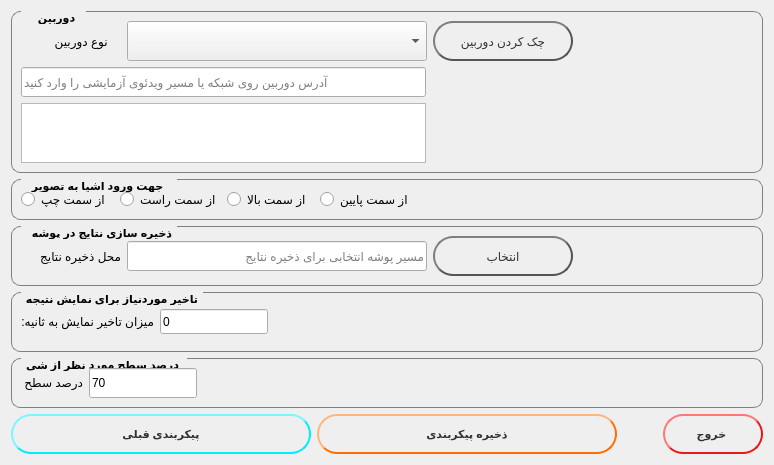
          <widget class="QWidget" name="page_3">
           <layout class="QVBoxLayout" name="verticalLayout_9">
            <item>
             <widget class="QGroupBox" name="groupBox_3">
              <property name="font">
               <font>
                <pointsize>8</pointsize>
                <weight>75</weight>
                <bold>true</bold>
               </font>
              </property>
              <property name="styleSheet">
               <string notr="true">QGroupBox {
    border: 1px solid gray;
    border-radius: 9px;
    margin-top: 0.5em;
}

QGroupBox::title {
    subcontrol-origin: margin;
    left:10px;
    padding: 0 3px 0 3px;
}</string>
              </property>
              <property name="title">
               <string>    دوربین  </string>
              </property>
              <property name="alignment">
               <set>Qt::AlignLeading|Qt::AlignLeft|Qt::AlignVCenter</set>
              </property>
              <layout class="QVBoxLayout" name="verticalLayout_6">
               <item>
                <layout class="QVBoxLayout" name="verticalLayout_5">
                 <item>
                  <layout class="QHBoxLayout" name="horizontalLayout_3">
                   <item>
                    <widget class="QLabel" name="label_4">
                     <property name="sizePolicy">
                      <sizepolicy hsizetype="Fixed" vsizetype="Fixed">
                       <horstretch>0</horstretch>
                       <verstretch>0</verstretch>
                      </sizepolicy>
                     </property>
                     <property name="minimumSize">
                      <size>
                       <width>100</width>
                       <height>30</height>
                      </size>
                     </property>
                     <property name="text">
                      <string>    نوع دوربین </string>
                     </property>
                    </widget>
                   </item>
                   <item>
                    <widget class="QComboBox" name="comboBox">
                     <property name="sizePolicy">
                      <sizepolicy hsizetype="Fixed" vsizetype="Fixed">
                       <horstretch>0</horstretch>
                       <verstretch>0</verstretch>
                      </sizepolicy>
                     </property>
                     <property name="minimumSize">
                      <size>
                       <width>300</width>
                       <height>40</height>
                      </size>
                     </property>
                     <property name="styleSheet">
                      <string notr="true"/>
                     </property>
                     <item>
                      <property name="text">
                       <string/>
                      </property>
                     </item>
                     <item>
                      <property name="text">
                       <string>وبکم</string>
                      </property>
                     </item>
                     <item>
                      <property name="text">
                       <string>دوربین روی شبکه</string>
                      </property>
                     </item>
                    </widget>
                   </item>
                   <item>
                    <widget class="QPushButton" name="pushButton_cameraConnect">
                     <property name="sizePolicy">
                      <sizepolicy hsizetype="Fixed" vsizetype="Fixed">
                       <horstretch>0</horstretch>
                       <verstretch>0</verstretch>
                      </sizepolicy>
                     </property>
                     <property name="minimumSize">
                      <size>
                       <width>140</width>
                       <height>40</height>
                      </size>
                     </property>
                     <property name="styleSheet">
                      <string notr="true">QPushButton {
    color: #333;
    border: 2px solid #555;
    border-radius: 20px;
    border-style: outset;
    background: qradialgradient(
        cx: 0.3, cy: -0.4, fx: 0.3, fy: -0.4,
        radius: 1.35, stop: 0 #fff, stop: 1 #888
        );
    padding: 5px;
    }

QPushButton:hover {
    background: qradialgradient(
        cx: 0.3, cy: -0.4, fx: 0.3, fy: -0.4,
        radius: 1.35, stop: 0 #fff, stop: 1 #bbb
        );
    }

QPushButton:pressed {
    border-style: inset;
    background: qradialgradient(
        cx: 0.4, cy: -0.1, fx: 0.4, fy: -0.1,
        radius: 1.35, stop: 0 #fff, stop: 1 #ddd
        );
    }</string>
                     </property>
                     <property name="text">
                      <string>چک کردن دوربین</string>
                     </property>
                    </widget>
                   </item>
                   <item>
                    <spacer name="horizontalSpacer">
                     <property name="orientation">
                      <enum>Qt::Horizontal</enum>
                     </property>
                     <property name="sizeHint" stdset="0">
                      <size>
                       <width>40</width>
                       <height>20</height>
                      </size>
                     </property>
                    </spacer>
                   </item>
                  </layout>
                 </item>
                 <item>
                  <layout class="QVBoxLayout" name="verticalLayout_4">
                   <item>
                    <widget class="QLineEdit" name="lineEdit_2">
                     <property name="sizePolicy">
                      <sizepolicy hsizetype="Fixed" vsizetype="Fixed">
                       <horstretch>0</horstretch>
                       <verstretch>0</verstretch>
                      </sizepolicy>
                     </property>
                     <property name="minimumSize">
                      <size>
                       <width>405</width>
                       <height>30</height>
                      </size>
                     </property>
                     <property name="maximumSize">
                      <size>
                       <width>405</width>
                       <height>30</height>
                      </size>
                     </property>
                     <property name="alignment">
                      <set>Qt::AlignRight|Qt::AlignTrailing|Qt::AlignVCenter</set>
                     </property>
                     <property name="placeholderText">
                      <string>آدرس دوربین روی شبکه یا مسیر ویدئوی آزمایشی را وارد کنید</string>
                     </property>
                    </widget>
                   </item>
                   <item>
                    <widget class="QListWidget" name="listWidget">
                     <property name="sizePolicy">
                      <sizepolicy hsizetype="Fixed" vsizetype="Fixed">
                       <horstretch>0</horstretch>
                       <verstretch>0</verstretch>
                      </sizepolicy>
                     </property>
                     <property name="minimumSize">
                      <size>
                       <width>405</width>
                       <height>60</height>
                      </size>
                     </property>
                     <property name="maximumSize">
                      <size>
                       <width>405</width>
                       <height>60</height>
                      </size>
                     </property>
                    </widget>
                   </item>
                  </layout>
                 </item>
                </layout>
               </item>
              </layout>
             </widget>
            </item>
            <item>
             <widget class="QGroupBox" name="groupBox_6">
              <property name="font">
               <font>
                <pointsize>8</pointsize>
                <weight>75</weight>
                <bold>true</bold>
               </font>
              </property>
              <property name="styleSheet">
               <string notr="true">QGroupBox {
    border: 1px solid gray;
    border-radius: 9px;
    margin-top: 0.5em;
}

QGroupBox::title {
    subcontrol-origin: margin;
    left:10px;
    padding: 0 3px 0 3px;
}</string>
              </property>
              <property name="title">
               <string>  جهت ورود اشیا به تصویر   </string>
              </property>
              <layout class="QVBoxLayout" name="verticalLayout_18">
               <item>
                <layout class="QHBoxLayout" name="horizontalLayout_34">
                 <item>
                  <widget class="QRadioButton" name="radioButton">
                   <property name="sizePolicy">
                    <sizepolicy hsizetype="Fixed" vsizetype="Fixed">
                     <horstretch>0</horstretch>
                     <verstretch>0</verstretch>
                    </sizepolicy>
                   </property>
                   <property name="minimumSize">
                    <size>
                     <width>0</width>
                     <height>0</height>
                    </size>
                   </property>
                   <property name="text">
                    <string>از سمت چپ </string>
                   </property>
                  </widget>
                 </item>
                 <item>
                  <widget class="QRadioButton" name="radioButton_2">
                   <property name="sizePolicy">
                    <sizepolicy hsizetype="Minimum" vsizetype="Maximum">
                     <horstretch>0</horstretch>
                     <verstretch>0</verstretch>
                    </sizepolicy>
                   </property>
                   <property name="minimumSize">
                    <size>
                     <width>0</width>
                     <height>0</height>
                    </size>
                   </property>
                   <property name="text">
                    <string>از سمت راست</string>
                   </property>
                  </widget>
                 </item>
                 <item>
                  <widget class="QRadioButton" name="radioButton_3">
                   <property name="text">
                    <string>از سمت بالا </string>
                   </property>
                  </widget>
                 </item>
                 <item>
                  <widget class="QRadioButton" name="radioButton_7">
                   <property name="text">
                    <string>از سمت پایین</string>
                   </property>
                  </widget>
                 </item>
                 <item>
                  <spacer name="horizontalSpacer_52">
                   <property name="orientation">
                    <enum>Qt::Horizontal</enum>
                   </property>
                   <property name="sizeHint" stdset="0">
                    <size>
                     <width>40</width>
                     <height>20</height>
                    </size>
                   </property>
                  </spacer>
                 </item>
                </layout>
               </item>
              </layout>
             </widget>
            </item>
            <item>
             <widget class="QGroupBox" name="groupBox_2">
              <property name="font">
               <font>
                <pointsize>8</pointsize>
                <weight>75</weight>
                <bold>true</bold>
               </font>
              </property>
              <property name="styleSheet">
               <string notr="true">QGroupBox {
    border: 1px solid gray;
    border-radius: 9px;
    margin-top: 0.5em;
}

QGroupBox::title {
    subcontrol-origin: margin;
    left:10px;
    padding: 0 3px 0 3px;
}</string>
              </property>
              <property name="title">
               <string>  ذخیره سازی نتایج در پوشه</string>
              </property>
              <layout class="QVBoxLayout" name="verticalLayout_8">
               <item>
                <layout class="QHBoxLayout" name="horizontalLayout_5">
                 <item>
                  <widget class="QLabel" name="label_3">
                   <property name="sizePolicy">
                    <sizepolicy hsizetype="Fixed" vsizetype="Fixed">
                     <horstretch>0</horstretch>
                     <verstretch>0</verstretch>
                    </sizepolicy>
                   </property>
                   <property name="minimumSize">
                    <size>
                     <width>100</width>
                     <height>30</height>
                    </size>
                   </property>
                   <property name="text">
                    <string>محل ذخیره نتایج  </string>
                   </property>
                  </widget>
                 </item>
                 <item>
                  <widget class="QLineEdit" name="lineEdit">
                   <property name="sizePolicy">
                    <sizepolicy hsizetype="Fixed" vsizetype="Fixed">
                     <horstretch>0</horstretch>
                     <verstretch>0</verstretch>
                    </sizepolicy>
                   </property>
                   <property name="minimumSize">
                    <size>
                     <width>300</width>
                     <height>30</height>
                    </size>
                   </property>
                   <property name="placeholderText">
                    <string>مسیر پوشه انتخابی برای ذخیره نتایج </string>
                   </property>
                  </widget>
                 </item>
                 <item>
                  <widget class="QPushButton" name="pushButton_SveResult">
                   <property name="minimumSize">
                    <size>
                     <width>140</width>
                     <height>40</height>
                    </size>
                   </property>
                   <property name="styleSheet">
                    <string notr="true">QPushButton {
    color: #333;
    border: 2px solid #555;
    border-radius: 20px;
    border-style: outset;
    background: qradialgradient(
        cx: 0.3, cy: -0.4, fx: 0.3, fy: -0.4,
        radius: 1.35, stop: 0 #fff, stop: 1 #888
        );
    padding: 5px;
    }

QPushButton:hover {
    background: qradialgradient(
        cx: 0.3, cy: -0.4, fx: 0.3, fy: -0.4,
        radius: 1.35, stop: 0 #fff, stop: 1 #bbb
        );
    }

QPushButton:pressed {
    border-style: inset;
    background: qradialgradient(
        cx: 0.4, cy: -0.1, fx: 0.4, fy: -0.1,
        radius: 1.35, stop: 0 #fff, stop: 1 #ddd
        );
    }</string>
                   </property>
                   <property name="text">
                    <string>انتخاب</string>
                   </property>
                  </widget>
                 </item>
                 <item>
                  <spacer name="horizontalSpacer_3">
                   <property name="orientation">
                    <enum>Qt::Horizontal</enum>
                   </property>
                   <property name="sizeHint" stdset="0">
                    <size>
                     <width>40</width>
                     <height>20</height>
                    </size>
                   </property>
                  </spacer>
                 </item>
                </layout>
               </item>
              </layout>
             </widget>
            </item>
            <item>
             <widget class="QGroupBox" name="groupBox_12">
              <property name="minimumSize">
               <size>
                <width>0</width>
                <height>60</height>
               </size>
              </property>
              <property name="font">
               <font>
                <pointsize>8</pointsize>
                <weight>75</weight>
                <bold>true</bold>
               </font>
              </property>
              <property name="styleSheet">
               <string notr="true">QGroupBox {
    border: 1px solid gray;
    border-radius: 9px;
    margin-top: 0.5em;
}

QGroupBox::title {
    subcontrol-origin: margin;
    left:10px;
    padding: 0 3px 0 3px;
}</string>
              </property>
              <property name="title">
               <string>تاخیر موردنیاز برای نمایش نتیجه</string>
              </property>
              <layout class="QVBoxLayout" name="verticalLayout_22">
               <item>
                <layout class="QHBoxLayout" name="horizontalLayout_12">
                 <item>
                  <widget class="QLabel" name="label_11">
                   <property name="text">
                    <string>میزان تاخیر نمایش به ثانیه:</string>
                   </property>
                  </widget>
                 </item>
                 <item>
                  <widget class="QLineEdit" name="lineEdit_5">
                   <property name="sizePolicy">
                    <sizepolicy hsizetype="Fixed" vsizetype="Fixed">
                     <horstretch>0</horstretch>
                     <verstretch>0</verstretch>
                    </sizepolicy>
                   </property>
                   <property name="minimumSize">
                    <size>
                     <width>40</width>
                     <height>25</height>
                    </size>
                   </property>
                   <property name="text">
                    <string>0</string>
                   </property>
                  </widget>
                 </item>
                 <item>
                  <spacer name="horizontalSpacer_17">
                   <property name="orientation">
                    <enum>Qt::Horizontal</enum>
                   </property>
                   <property name="sizeHint" stdset="0">
                    <size>
                     <width>238</width>
                     <height>20</height>
                    </size>
                   </property>
                  </spacer>
                 </item>
                </layout>
               </item>
              </layout>
             </widget>
            </item>
            <item>
             <widget class="QGroupBox" name="groupBox_7">
              <property name="font">
               <font>
                <pointsize>8</pointsize>
                <weight>75</weight>
                <bold>true</bold>
               </font>
              </property>
              <property name="styleSheet">
               <string notr="true">QGroupBox {
    border: 1px solid gray;
    border-radius: 9px;
    margin-top: 0.5em;
}

QGroupBox::title {
    subcontrol-origin: margin;
    left:10px;
    padding: 0 3px 0 3px;
}</string>
              </property>
              <property name="title">
               <string>درصد سطح مورد نظر از شی </string>
              </property>
              <layout class="QVBoxLayout" name="verticalLayout_19">
               <item>
                <layout class="QHBoxLayout" name="horizontalLayout_36">
                 <item>
                  <widget class="QLabel" name="label_39">
                   <property name="sizePolicy">
                    <sizepolicy hsizetype="Fixed" vsizetype="Fixed">
                     <horstretch>0</horstretch>
                     <verstretch>0</verstretch>
                    </sizepolicy>
                   </property>
                   <property name="text">
                    <string>درصد سطح </string>
                   </property>
                  </widget>
                 </item>
                 <item>
                  <widget class="QLineEdit" name="lineEdit_27">
                   <property name="sizePolicy">
                    <sizepolicy hsizetype="Fixed" vsizetype="Fixed">
                     <horstretch>0</horstretch>
                     <verstretch>0</verstretch>
                    </sizepolicy>
                   </property>
                   <property name="minimumSize">
                    <size>
                     <width>0</width>
                     <height>30</height>
                    </size>
                   </property>
                   <property name="text">
                    <string>70</string>
                   </property>
                  </widget>
                 </item>
                 <item>
                  <spacer name="horizontalSpacer_26">
                   <property name="orientation">
                    <enum>Qt::Horizontal</enum>
                   </property>
                   <property name="sizeHint" stdset="0">
                    <size>
                     <width>40</width>
                     <height>20</height>
                    </size>
                   </property>
                  </spacer>
                 </item>
                </layout>
               </item>
              </layout>
             </widget>
            </item>
            <item>
             <layout class="QHBoxLayout" name="horizontalLayout_6">
              <item>
               <widget class="QPushButton" name="pushButton_lastConfig">
                <property name="sizePolicy">
                 <sizepolicy hsizetype="Fixed" vsizetype="Fixed">
                  <horstretch>0</horstretch>
                  <verstretch>0</verstretch>
                 </sizepolicy>
                </property>
                <property name="minimumSize">
                 <size>
                  <width>300</width>
                  <height>40</height>
                 </size>
                </property>
                <property name="font">
                 <font>
                  <pointsize>8</pointsize>
                  <weight>75</weight>
                  <bold>true</bold>
                 </font>
                </property>
                <property name="styleSheet">
                 <string notr="true">QPushButton {
    color: #333;
    border: 2px solid #00ecfa;
    border-radius: 20px;
    border-style: outset;
    background: qradialgradient(
        cx: 0.3, cy: -0.4, fx: 0.3, fy: -0.4,
        radius: 1.35, stop: 0 #01ffff, stop: 1 #00cef1
        );
    padding: 5px;
    }

QPushButton:hover {
    background: qradialgradient(
        cx: 0.3, cy: -0.4, fx: 0.3, fy: -0.4,
        radius: 1.35, stop: 0 #fff, stop: 1 #00b8ea
        );
    }

QPushButton:pressed {
    border-style: inset;
    background: qradialgradient(
        cx: 0.4, cy: -0.1, fx: 0.4, fy: -0.1,
        radius: 1.35, stop: 0 #fff, stop: 1 #00a9bf
        );
    }</string>
                </property>
                <property name="text">
                 <string>پیکربندی قبلی</string>
                </property>
               </widget>
              </item>
              <item>
               <widget class="QPushButton" name="pushButton_saveConfigure">
                <property name="minimumSize">
                 <size>
                  <width>300</width>
                  <height>40</height>
                 </size>
                </property>
                <property name="font">
                 <font>
                  <pointsize>8</pointsize>
                  <weight>75</weight>
                  <bold>true</bold>
                 </font>
                </property>
                <property name="styleSheet">
                 <string notr="true">QPushButton {
    color: #333;
    border: 2px solid #fe6e00;
    border-radius: 20px;
    border-style: outset;
    background: qradialgradient(
        cx: 0.3, cy: -0.4, fx: 0.3, fy: -0.4,
        radius: 1.35, stop: 0 #fff, stop: 1 #fd5602
        );
    padding: 5px;
    }

QPushButton:hover {
    background: qradialgradient(
        cx: 0.3, cy: -0.4, fx: 0.3, fy: -0.4,
        radius: 1.35, stop: 0 #fff, stop: 1 #ffaf42
        );
    }

QPushButton:pressed {
    border: 2px solid #fe6e00;
    border-style: inset;
    background: qradialgradient(
        cx: 0.4, cy: -0.1, fx: 0.4, fy: -0.1,
        radius: 1.35, stop: 0 #fff, stop: 1 #ffaf42
        );
    }</string>
                </property>
                <property name="text">
                 <string>ذخیره پیکربندی</string>
                </property>
               </widget>
              </item>
              <item>
               <spacer name="horizontalSpacer_4">
                <property name="orientation">
                 <enum>Qt::Horizontal</enum>
                </property>
                <property name="sizeHint" stdset="0">
                 <size>
                  <width>40</width>
                  <height>20</height>
                 </size>
                </property>
               </spacer>
              </item>
              <item>
               <widget class="QPushButton" name="pushButton_exit">
                <property name="sizePolicy">
                 <sizepolicy hsizetype="Fixed" vsizetype="Fixed">
                  <horstretch>0</horstretch>
                  <verstretch>0</verstretch>
                 </sizepolicy>
                </property>
                <property name="minimumSize">
                 <size>
                  <width>100</width>
                  <height>40</height>
                 </size>
                </property>
                <property name="font">
                 <font>
                  <pointsize>8</pointsize>
                  <weight>75</weight>
                  <bold>true</bold>
                 </font>
                </property>
                <property name="styleSheet">
                 <string notr="true">QPushButton {
    color: #333;
    border: 2px solid #e71919;
    border-radius: 20px;
    border-style: outset;
    background: qradialgradient(
        cx: 0.3, cy: -0.4, fx: 0.3, fy: -0.4,
        radius: 1.35, stop: 0 #fff, stop: 1 #e71919
        );
    padding: 5px;
    }

QPushButton:hover {
    background: qradialgradient(
        cx: 0.3, cy: -0.4, fx: 0.3, fy: -0.4,
        radius: 1.35, stop: 0 #fff, stop: 1 #e71919
        );
    }

QPushButton:pressed {
    border: 2px solid #fe6e00;
    border-style: inset;
    background: qradialgradient(
        cx: 0.4, cy: -0.1, fx: 0.4, fy: -0.1,
        radius: 1.35, stop: 0 #fff, stop: 1 #e71919
        );
    }</string>
                </property>
                <property name="text">
                 <string>خروج </string>
                </property>
               </widget>
              </item>
             </layout>
            </item>
           </layout>
          </widget>
